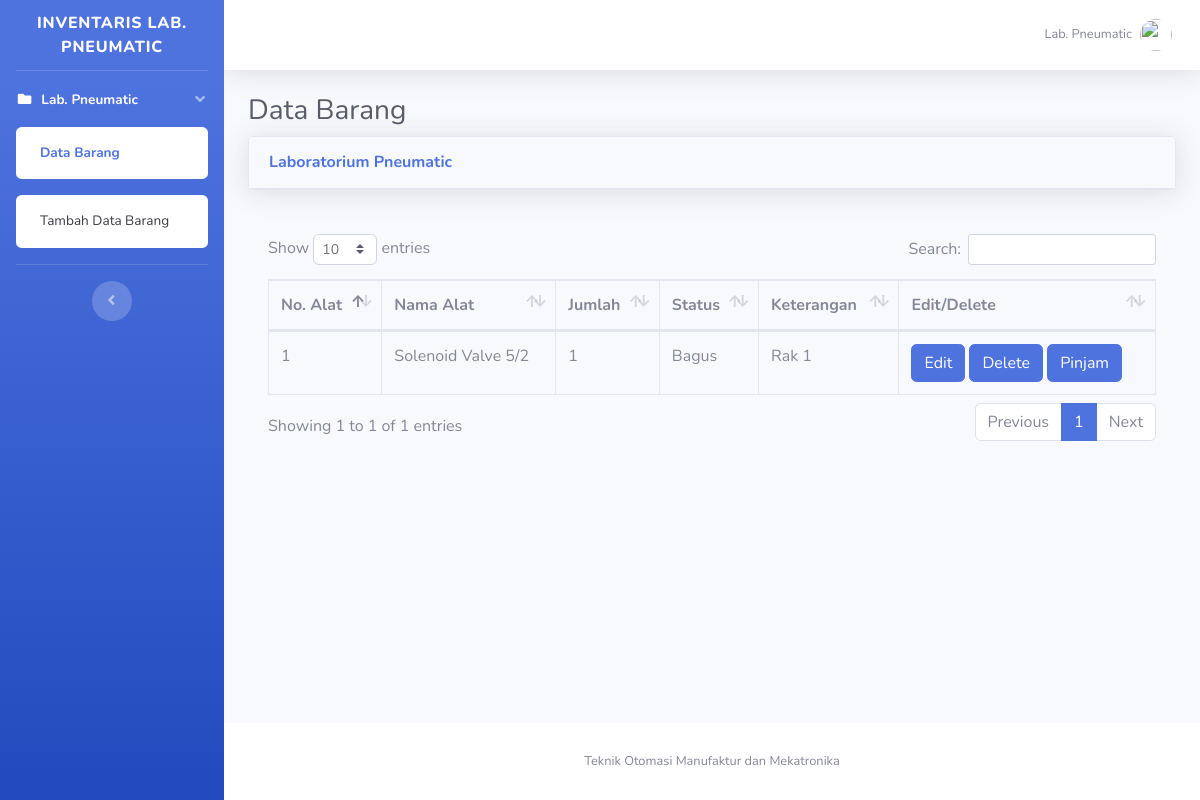
The page /lab_pnh/index.php on the database its author committed.
### tables this page shows
CREATE TABLE `t_laboratorium` (
  `id_lab` int(4) UNSIGNED NOT NULL,
  `nama_lab` varchar(50) NOT NULL,
  `ka_lab` varchar(20) NOT NULL,
  `username` varchar(30) NOT NULL,
  `password` varchar(40) NOT NULL
);

CREATE TABLE `t_alat_pnh` (
  `id_alat` int(6) NOT NULL,
  `id_lab` int(2) NOT NULL,
  `nama_alat` varchar(50) NOT NULL,
  `status_alat` varchar(10) NOT NULL,
  `jumlah_alat` int(10) NOT NULL,
  `keterangan` varchar(50) NOT NULL,
  `status_pinjam` varchar(20) NOT NULL DEFAULT 'Belum dipinjam'
);

### lab_pnh/index.php (the view, shortened to what this page needs)
<?php
include "../config.php";
$query = mysqli_query($koneksi, "SELECT * FROM t_alat_pnh");
$query_lab = mysqli_query($koneksi, "SELECT * FROM t_laboratorium where id_lab=9");
$data_lab = mysqli_fetch_array($query_lab);
?>
<!DOCTYPE html>
<html lang="en">
<head>
    <link href="../vendor/fontawesome-free/css/all.min.css" rel="stylesheet" type="text/css">
    <link href="../css/sb-admin-2.min.css" rel="stylesheet">
    <link href="../vendor/datatables/dataTables.bootstrap4.min.css" rel="stylesheet">
</head>
<body id="page-top">
    <div id="wrapper">
        <ul class="navbar-nav bg-gradient-primary sidebar sidebar-dark accordion" id="accordionSidebar">
            <a class="sidebar-brand d-flex align-items-center justify-content-center" href="index.php">
                <div class="sidebar-brand-text mx-3">Inventaris <?= $data_lab['nama_lab']; ?></div>
            </a>
            <hr class="sidebar-divider my-0">
            <li class="nav-item active">
                <a class="nav-link" href="#" data-toggle="collapse" data-target="#collapsePages" aria-expanded="true" aria-controls="collapsePages">
                    <i class="fas fa-fw fa-folder"></i>
                    <span><?= $data_lab['nama_lab']; ?></span>
                </a>
                <div id="collapsePages" class="collapse show" aria-labelledby="headingPages" data-parent="#accordionSidebar">
                    <div class="bg-white py-2 collapse-inner rounded">
                        <a class="collapse-item active" href="index.php">Data Barang</a>
                    </div>
                </div>
                <div id="collapsePages" class="collapse show" aria-labelledby="headingPages" data-parent="#accordionSidebar">
                    <div class="bg-white py-2 collapse-inner rounded">
                        <a class="collapse-item" href="tambah_barang.php">Tambah Data Barang</a>
                    </div>
                </div>
            </li>
            <hr class="sidebar-divider d-none d-md-block">
            <div class="text-center d-none d-md-inline">
                <button class="rounded-circle border-0" id="sidebarToggle"></button>
            </div>
        </ul>
        <div id="content-wrapper" class="d-flex flex-column">
            <div id="content">
                <nav class="navbar navbar-expand navbar-light bg-white topbar mb-4 static-top shadow">
                    <ul class="navbar-nav ml-auto">
                        <li class="nav-item dropdown no-arrow">
                            <a class="nav-link dropdown-toggle" href="#" id="userDropdown" role="button" data-toggle="dropdown" aria-haspopup="true" aria-expanded="false">
                                <span class="mr-2 d-none d-lg-inline text-gray-600 small"><?= $data_lab['nama_lab']; ?></span>
                                <img class="img-profile rounded-circle" src="../img/Black.png">
                            </a>
                        </li>
                    </ul>
                </nav>
                <div class="container-fluid">
                    <h1 class="h3 mb-2 text-gray-800">Data Barang</h1>
                    <div class="card shadow mb-4">
                        <div class="card-header py-3">
                            <h6 class="m-0 font-weight-bold text-primary">Laboratorium Pneumatic</h6>
                        </div>
                    </div>
                    <div class="card-body">
                        <div class="table-responsive">
                            <table class="table table-bordered" id="dataTable" width="100%" cellspacing="0">
                                <thead>
                                    <tr>
                                        <th>No. Alat</th>
                                        <th>Nama Alat</th>
                                        <th>Jumlah</th>
                                        <th>Status</th>
                                        <th>Keterangan</th>
                                        <th>Edit/Delete</th>
                                    </tr>
                                </thead>
                                <?php if (mysqli_num_rows($query) > 0) { ?>
                                    <?php
                                    while ($data = mysqli_fetch_array($query)) {
                                    ?>
                                        <tr>
                                            <td><?php echo $data["id_alat"]; ?></td>
                                            <td><?php echo $data["nama_alat"]; ?></td>
                                            <td><?php echo $data["jumlah_alat"]; ?></td>
                                            <td><?php echo $data["status_alat"]; ?></td>
                                            <td><?php echo $data["keterangan"]; ?></td>
                                            <td>
                                                <a href="edit_barang.php?id_alat=<?php echo $data['id_alat']; ?>"><button class="btn btn-primary">Edit</button></a>
                                                <a href="delete-process.php?id_alat=<?php echo $data['id_alat']; ?>"><button class="btn btn-primary">Delete</button></a>
                                                <a href="pinjam_barang.php?id_alat=<?php echo $data['id_alat']; ?>"><button class="btn btn-primary">Pinjam</button></a>
                                            </td>
                                        </tr>
                                    <?php $no++;
                                    } ?>
                                <?php } ?>
                            </table>
                        </div>
                    </div>
                </div>
            </div>
            <footer class="sticky-footer bg-white">
                <div class="container my-auto">
                    <div class="copyright text-center my-auto">
                        <span>Teknik Otomasi Manufaktur dan Mekatronika</span>
                    </div>
                </div>
            </footer>
        </div>
    </div>
</body>
</html>

### rows shown on the page
t_laboratorium: nama_lab "LAB. PNEUMATIC", nama_lab "Lab. Pneumatic"
t_alat_pnh: id_alat "1", nama_alat "Solenoid Valve 5/2", jumlah_alat "1", status_alat "Bagus", keterangan "Rak 1"
